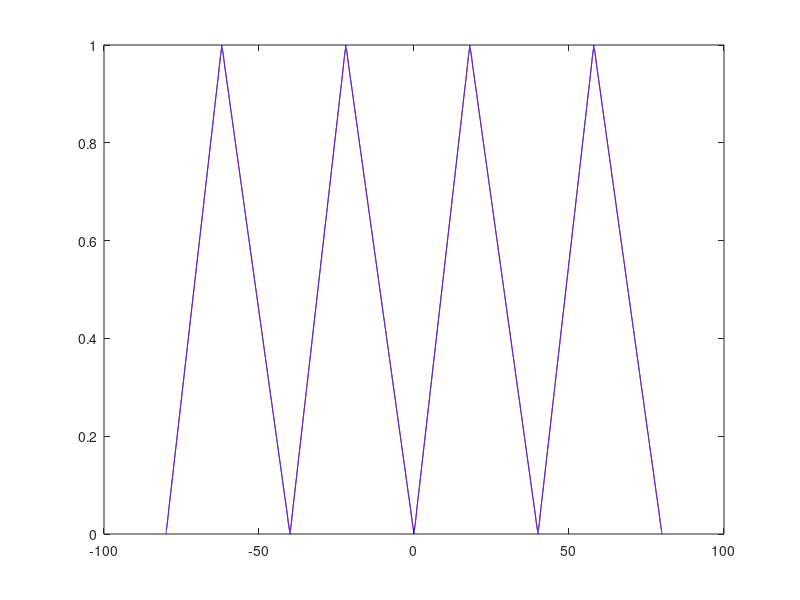
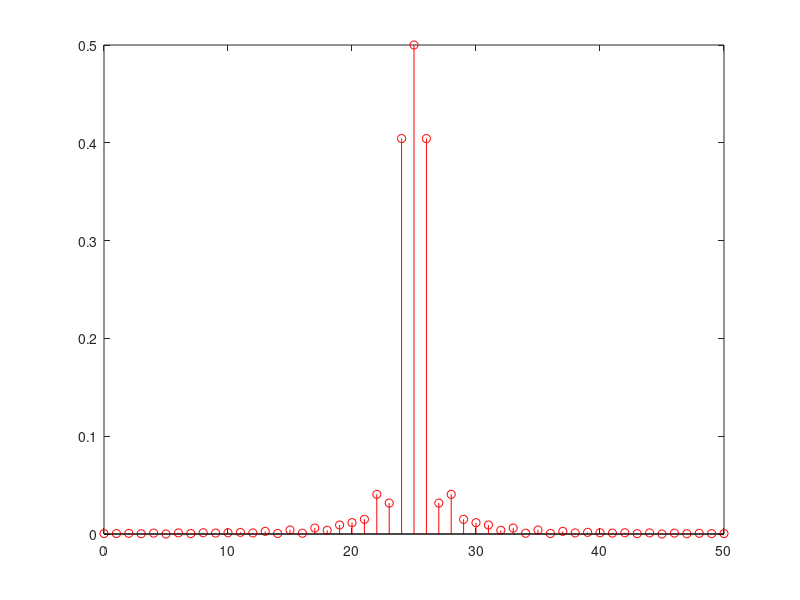

The MATLAB source for these figures, in order:
P=40;
f=1/P;
t=-2*P:0.002:2*P;
D=18;D1=18/40;
N=50;

xi = (1+sawtooth(2*pi*f*t,D1))/2;
g0 = @(t)(1+sawtooth(2*pi*f*t,D1))/2;
cc = 1/P*integral(g0,0,P);
Ck = zeros(1,N);
Ak = zeros(1,N);
xr = 0;

for (i=1:1:N)
   g1 = @(t)(1+sawtooth(2*pi*f*t,D1))/2.*exp(-2*pi*f*t*1j*(i-25));
   Ck(i) = 1/P*integral(g1,0,P);
   Ak(i+1) = 2*abs(Ck(i));
   xr = xr+Ck(i)*exp(2*pi*f*t*1j*(i-25));
end


figure(1);
plot(t,xr,'r',t,xi,'b');
figure(2);
Ak(26)=abs(cc);
Ak(1)=Ak(51);
stem([0:N],Ak,'r')


%In lista de apel am numarul 18 (par, asadar folosesc semnal triunghiular).
%Teoria seriilor Fourier arata ca orice semnal periodic se poate aproxima
%printr-o suma infinita de sinusuri si cosinusuri de diferite frecvente,
%fiecare fiind precedat de un coeficient. Coeficientii reprezinta spectrul.
%Semnalul reconstruit (care foloseste N=50 de termeni) se apropie ca forma de
%semnalul original, dar cu o marja de eroare. Marja de eroare e din ce in ce mai
%mica cu cat se mareste numarul de coeficienti ai Seriei Fourier.
